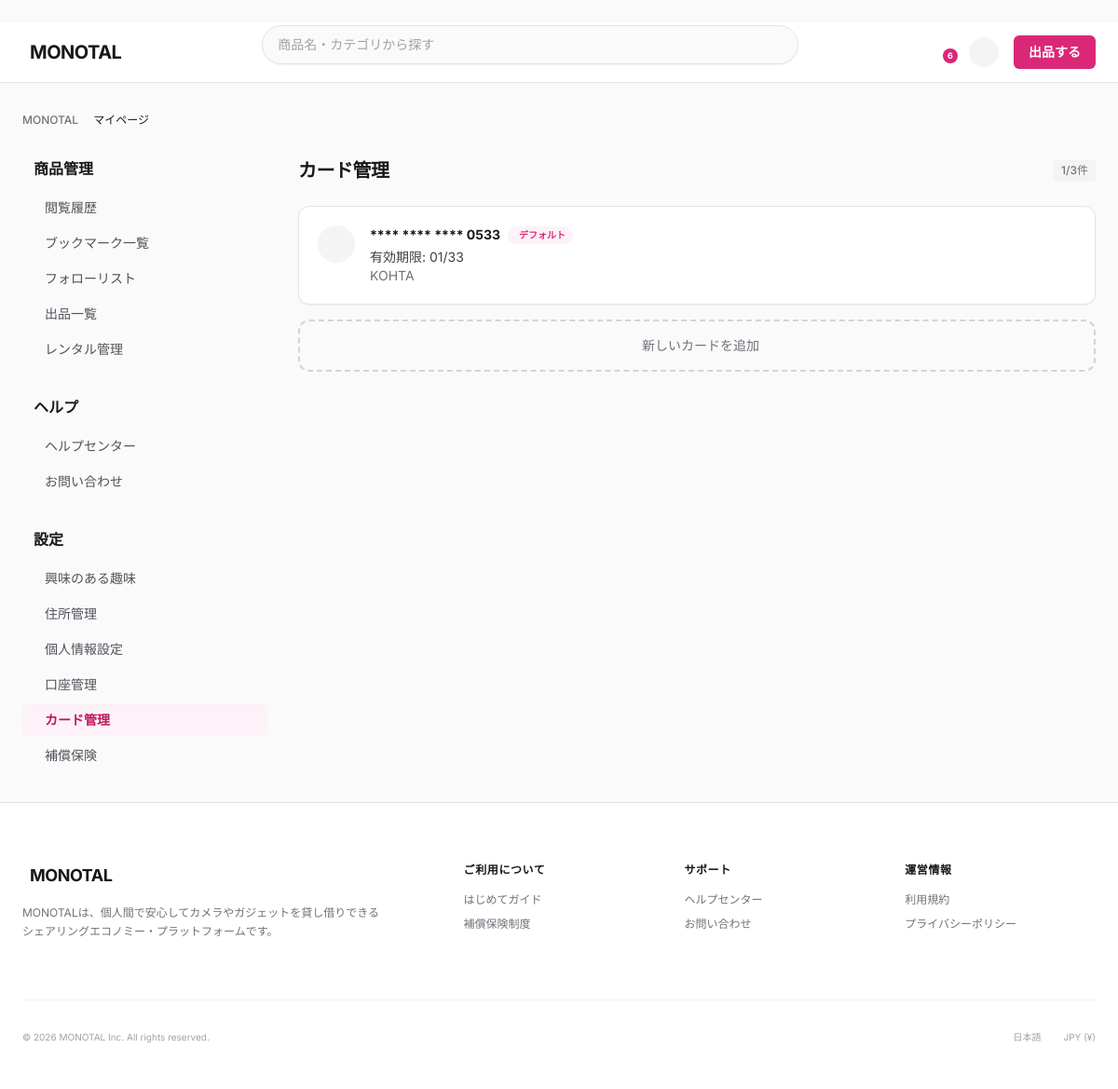
Screenshot of /monotal/mypage/credit-cards/ (signed in) with the database file from the repository.
### monotal/models.py (models this page shows, shortened)
class CreditCard(models.Model):
    credit_card_id = models.AutoField(primary_key=True)
    user = models.ForeignKey(
        User,
        on_delete=models.CASCADE,
        related_name='credit_cards',
        db_column='user_id'
    )
    card_number_last4 = models.CharField(max_length=4)  # カード番号下4桁
    expiry_month = models.IntegerField()  # 有効期限（月）
    expiry_year = models.IntegerField()  # 有効期限（年）
    card_holder_name = models.CharField(max_length=100)  # カード名義人
    is_default = models.BooleanField(default=False)  # デフォルトカードフラグ
    register_datetime = models.DateTimeField(auto_now_add=True)
    update_datetime = models.DateTimeField(auto_now=True)
    class Meta:
        db_table = 'T_CreditCard'
        verbose_name = 'クレジットカード'
        verbose_name_plural = 'クレジットカード'
    @property
    def masked_card_number(self):
        return f"**** **** **** {self.card_number_last4}"
    @property
    def expiry_display(self):
        return f"{self.expiry_month:02d}/{str(self.expiry_year)[-2:]}"

### monotal/views.py (the view, shortened to what this page needs)
class MyPageCreditCardListView(LoginRequiredMixin, View):
    login_url = '/monotal/login/'
    def get(self, request, *args, **kwargs):
        credit_cards = CreditCard.objects.filter(
            user=request.user
        ).order_by('-is_default', '-register_datetime')
        context = {
            'credit_cards': credit_cards,
            'card_count': credit_cards.count(),
            'max_cards': MAX_CREDIT_CARDS,
            'can_add_card': credit_cards.count() < MAX_CREDIT_CARDS,
            'current_page': 'credit_card_list',
        }
        return render(request, 'mypage/credit_card_list.html', context)

### monotal/context_processors.py (called while the page is built)
def rental_context(request):
    context = {
        'pending_rental_count': 0,
    }
    if request.user.is_authenticated:
        context['pending_rental_count'] = RentalRequest.objects.filter(
            requested_user=request.user,
            rental_request_status_id=1  # 申請中
        ).count()
    return context

def notification_context(request):
    context = {
        'unread_notification_count': 0,
    }
    if request.user.is_authenticated:
        target_notification_ids = NotificationTargetUser.objects.filter(
            user=request.user
        ).values_list('notification_id', flat=True)
        read_notification_ids = NotificationRead.objects.filter(
            user=request.user,
            notification_read_status_id=2  # 既読
        ).values_list('notification_id', flat=True)
        context['unread_notification_count'] = target_notification_ids.exclude(
            notification_id__in=read_notification_ids
        ).count()
    return context

### templates/mypage/credit_card_list.html (shortened to what this page needs)
﻿{% extends 'base.html' %}
{% load static %}
{% block extra_css %}
<link rel="stylesheet" href="{% static 'css/mypage.css' %}">
{% endblock %}
{% block content %}
<main class="mx-auto max-w-[1200px] w-full px-4 lg:px-6 py-8">
    <nav class="mb-8 flex text-xs font-medium text-zinc-500 overflow-x-auto whitespace-nowrap">
        <ol class="flex items-center space-x-2">
            <li><a href="{% url 'index' %}" class="hover:underline hover:text-pink-600">MONOTAL</a></li>
            <li class="text-zinc-900">マイページ</li>
        </ol>
    </nav>
    <div class="lg:grid lg:grid-cols-12 lg:gap-8 items-start">
        {% include 'mypage/_sidebar.html' %}
        <div class="lg:col-span-9">
            <div class="mb-6 flex items-center justify-between">
                <h1 class="text-xl font-bold tracking-tight text-zinc-900">カード管理</h1>
                <span class="text-xs font-medium text-zinc-500 bg-zinc-100 px-2 py-1 rounded">{{ card_count }}/{{ max_cards }}件</span>
            </div>
            <div class="space-y-4" id="cardList">
                {% for card in credit_cards %}
                <div class="bg-white rounded-xl border border-zinc-200 shadow-sm p-4 sm:p-5 hover:border-zinc-300 transition-colors" data-card-id="{{ card.credit_card_id }}">
                    <div class="flex items-start gap-4">
                        <div class="flex-shrink-0 h-10 w-10 rounded-full bg-zinc-100 flex items-center justify-center text-zinc-500">
                        </div>
                        <div class="flex-1 min-w-0">
                            <div class="flex items-center gap-2 mb-1">
                                <span class="text-sm font-bold text-zinc-900">{{ card.masked_card_number }}</span>
                                {% if card.is_default %}
                                <span class="inline-flex items-center gap-1 text-[10px] font-bold text-pink-600 bg-pink-50 px-2 py-0.5 rounded-full">
                                    デフォルト
                                </span>
                                {% endif %}
                            </div>
                            <p class="text-sm text-zinc-700">有効期限: {{ card.expiry_display }}</p>
                            <p class="text-sm text-zinc-500">{{ card.card_holder_name }}</p>
                        </div>
                        <div class="flex-shrink-0 flex gap-1">
                            <button type="button" class="edit-card-btn p-2 text-zinc-400 hover:text-blue-500 hover:bg-blue-50 rounded-lg transition-colors"
                                    data-card-id="{{ card.credit_card_id }}"
                                    data-card-number-last4="{{ card.card_number_last4 }}"
                                    data-expiry-month="{{ card.expiry_month }}"
                                    data-expiry-year="{{ card.expiry_year }}"
                                    data-card-holder-name="{{ card.card_holder_name }}"
                                    title="編集">
                            </button>
                            <button type="button" class="delete-card-btn p-2 text-zinc-400 hover:text-red-500 hover:bg-red-50 rounded-lg transition-colors"
                                    data-card-id="{{ card.credit_card_id }}"
                                    title="削除">
                            </button>
                        </div>
                    </div>
                </div>
                {% endfor %}
            </div>
            {% if card_count > 0 and can_add_card %}
            <div class="mt-4">
                <button type="button" id="openAddModalBtn" class="w-full flex items-center justify-center gap-2 rounded-xl border-2 border-dashed border-zinc-300 py-4 text-sm font-medium text-zinc-500 hover:border-pink-300 hover:text-pink-600 hover:bg-pink-50 transition-all">
                    新しいカードを追加
                </button>
            </div>
            {% endif %}
        </div>
    </div>
</main>
{% endblock %}

### templates/base.html (style rules this page uses)
body { font-family: 'Inter', sans-serif; }

### rows the page displays
CreditCard: masked_card_number "**** **** **** 0533", is_default "デフォルト", expiry_display "01/33", card_holder_name "KOHTA"

### other values shown
{{ unread_notification_count }} "6"
{{ card_count }} "1"
{{ max_cards }} "3"
